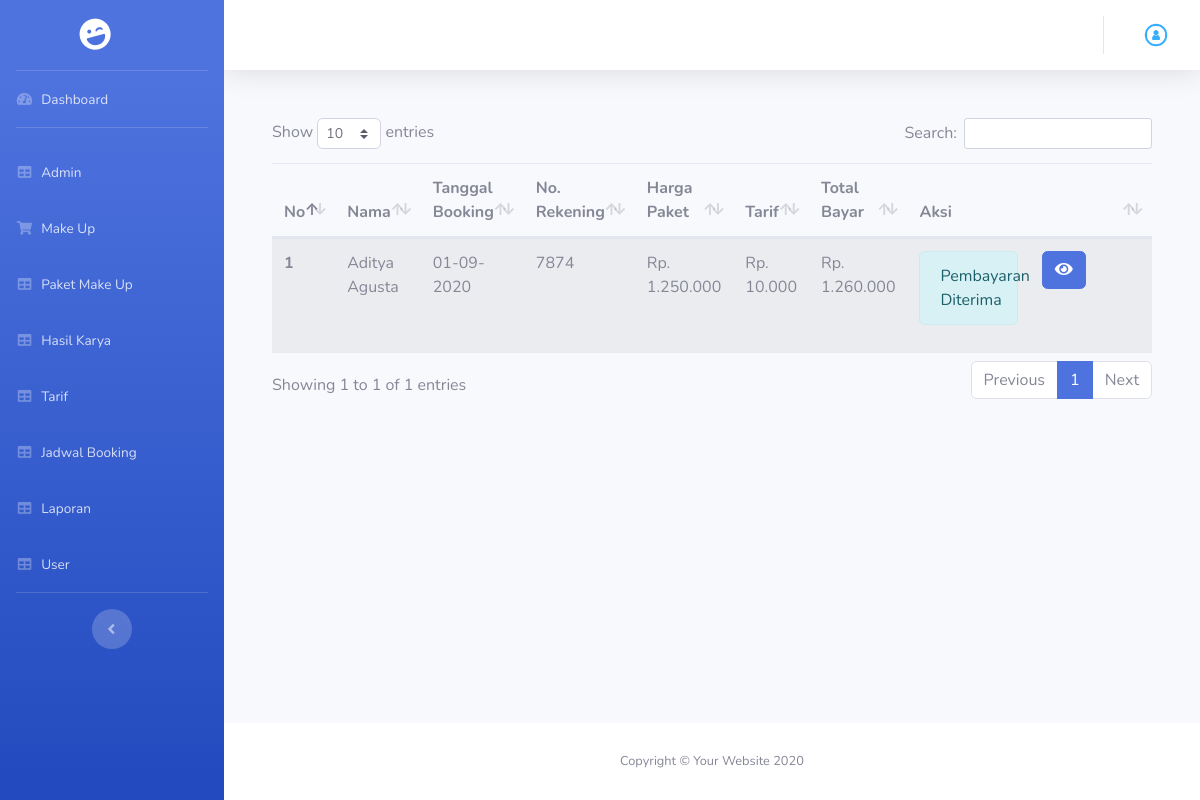
The page /index.php/admin/booking on the database as committed earlier.
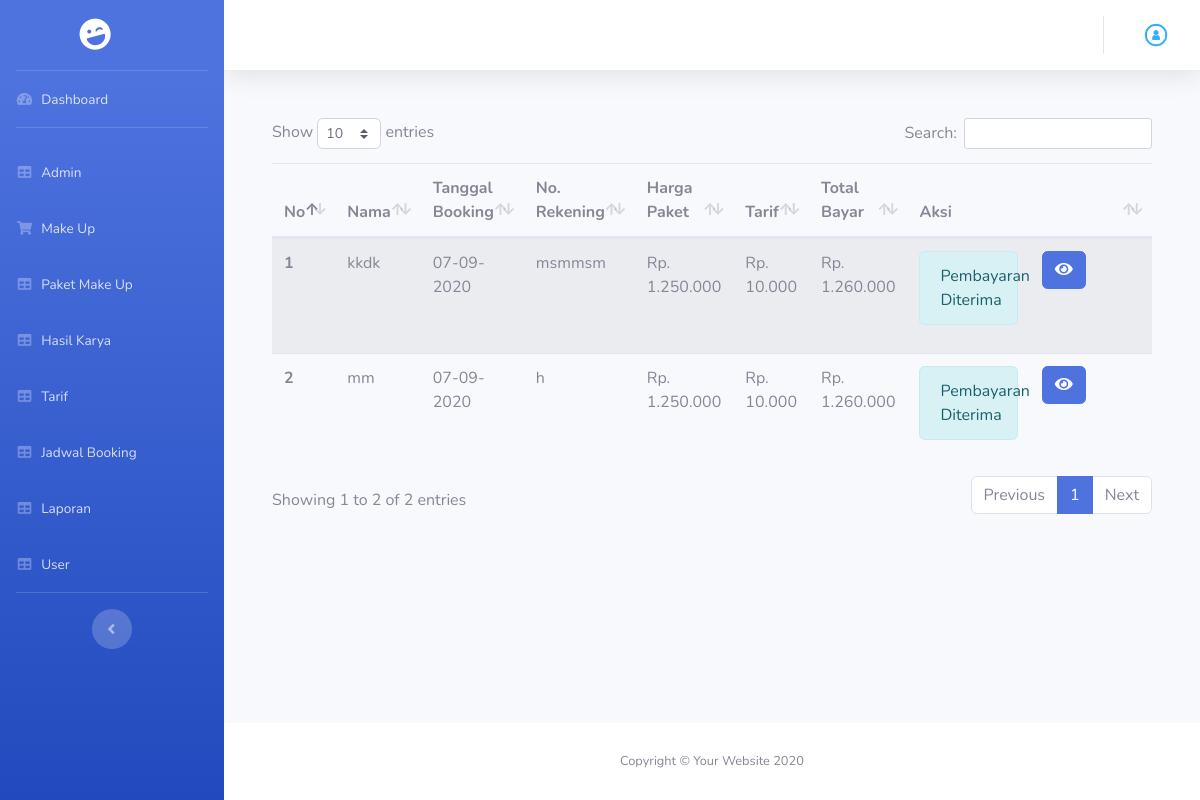
The same page on the database as committed later.
### tables this page shows
CREATE TABLE `tb_bukti_bayar` (
  `id_bukti` int(11) NOT NULL AUTO_INCREMENT,
  `id_booking` int(11) NOT NULL,
  `nama` varchar(50) NOT NULL,
  `no_rekening` varchar(25) NOT NULL,
  `bank` varchar(20) NOT NULL,
  `status_bukti` enum('Pembayaran Diterima','Pembayaran Ditolak','Menunggu Konfirmasi') DEFAULT 'Menunggu Konfirmasi',
  `bukti_foto` text NOT NULL,
  PRIMARY KEY (`id_bukti`)
);

CREATE TABLE `tb_booking` (
  `id_booking` int(11) NOT NULL AUTO_INCREMENT,
  `id_pengguna` int(11) NOT NULL,
  `id_paket` int(11) NOT NULL,
  `tgl_booking` datetime NOT NULL,
  `tgl_makeup` datetime NOT NULL,
  `nama_booking` varchar(50) NOT NULL,
  `alamat_booking` text NOT NULL,
  `id_kota` int(11) NOT NULL,
  `status` enum('Belum Bayar DP','Sudah Bayar DP','Sudah Lunas','Dibatalkan','Menunggu Konfirmasi') NOT NULL DEFAULT 'Belum Bayar DP',
  `keterangan` text NOT NULL,
  `total_bayar` int(11) NOT NULL,
  `dp` int(11) NOT NULL,
  `sudah_bayar` int(11) NOT NULL DEFAULT '0',
  PRIMARY KEY (`id_booking`)
);

CREATE TABLE `tb_paket_makeup` (
  `id_paket` int(11) NOT NULL AUTO_INCREMENT,
  `id_makeup` int(11) NOT NULL,
  `nm_paket` varchar(100) NOT NULL,
  `harga_paket` int(11) NOT NULL,
  `deskripsi` text,
  `batas_booking_per_hari` int(11) NOT NULL,
  `biaya_dp` int(11) NOT NULL,
  `foto` text NOT NULL,
  `jumlah_orang` int(11) NOT NULL DEFAULT '1',
  PRIMARY KEY (`id_paket`)
);

CREATE TABLE `tb_kota` (
  `id_kota` int(11) NOT NULL AUTO_INCREMENT,
  `nm_kota` varchar(100) NOT NULL,
  `tarif` int(11) NOT NULL,
  PRIMARY KEY (`id_kota`)
);

### application/core/MY_Controller.php (called while the page is built, shortened)
<?php
class MY_Controller extends CI_Controller
{
	public function view_backend($view, $data = null)
	{
		$this->load->view('admin/templateBackend/header');
		$this->load->view('admin/templateBackend/sidebar');
		$this->load->view($view, $data);
		$this->load->view('admin/templateBackend/footer');
	}
}

### application/controllers/admin/Booking.php (called while the page is built, shortened)
<?php
class Booking extends MY_Controller
{
	public function index()
	{
		$data['booking'] = $this->buktiModel->getAll();
		$this->view_backend('admin/booking/booking', $data);
	}
}

### index.php (called while the page is built, shortened)
<?php
require_once BASEPATH.'core/CodeIgniter.php';

### application/models/Frontend/Bukti_Model.php (called while the page is built, shortened)
<?php defined('BASEPATH') or exit('No direct script access allowed');
class Bukti_Model extends CI_Model
{
	public function getAll()
	{
		return $this->db->query("Select
		*
	From
		tb_bukti_bayar Join
		tb_booking On tb_bukti_bayar.id_booking =
				tb_booking.id_booking Join
		tb_paket_makeup On tb_booking.id_paket =
				tb_paket_makeup.id_paket Join
		tb_kota On tb_booking.id_kota = tb_kota.id_kota")->result();
	}
}

### application/views/admin/booking/booking.php (the view, shortened to what this page needs)
<div class="mt-5 mr-5 ml-5">
	<table class="table table-striped" id="dataTable">
		<thead>
			<tr>
				<th scope="col">No</th>
				<th scope="col">Nama</th>
				<th scope="col">Tanggal Booking</th>
				<th scope="col">No. Rekening</th>
				<th scope="col">Harga Paket</th>
				<th scope="col">Tarif</th>
				<th scope="col">Total Bayar</th>
				<th scope="col">Aksi</th>
			</tr>
		</thead>
		<tbody>
			<?php
			foreach ($booking as $no => $bk) :
			?>
				<tr>
					<?php $total = $bk->harga_paket + $bk->tarif; ?>
					<th scope="row"><?php echo $no + 1; ?></th>
					<td><?php echo $bk->nama ?></td>
					<td><?php echo date('d-m-Y', strtotime($bk->tgl_booking)) ?></td>
					<td><?php echo $bk->no_rekening ?></td>
					<td>Rp. <?php echo number_format($bk->harga_paket, '0', ',', '.') ?></td>
					<td>Rp. <?php echo number_format($bk->tarif, '0', ',', '.') ?></td>
					<td>Rp. <?php echo number_format($total, '0', ',', '.')  ?></td>
					<td style="width: 30%;">
						<div class="row">
							<div class="col-md-6">
								<?php
								if ($bk->status_bukti == "Menunggu Konfirmasi") {
								?>
									<div class="alert alert-warning text-center" role="alert">
										Menunggu Konfirmasi
									</div>
								<?php } elseif ($bk->status_bukti == "Pembayaran Diterima") { ?>
									<div class="alert alert-info text-center" role="alert">
										Pembayaran Diterima
									</div>
								<?php } else { ?>
									<div class="alert alert-danger text-center" role="alert">
										Pembayaran Ditolak
									</div>
								<?php } ?>
							</div>
							<div class="col-md-6">
								<button type="button" class="btn btn-primary" data-toggle="modal" data-target="#detail<?php echo $bk->id_bukti ?>"><i class="fas fa-eye"></i></button>
							</div>
						</div>
					</td>
				</tr>
			<?php endforeach; ?>
		</tbody>
	</table>
</div>

Rows that differ between the two databases and show on the page:
no longer on this page (row unchanged): tb_bukti_bayar: nama "Aditya Agusta", id_booking.tgl_booking "01-09-2020", no_rekening "7874", tb_paket_makeup.harga_paket "1.250.000", tb_kota.tarif "10.000", tb_paket_makeup.harga_paket "1.260.000", shows "Pembayaran Diterima"
added tb_bukti_bayar: nama "kkdk", id_booking.tgl_booking "07-09-2020", no_rekening "msmmsm", tb_paket_makeup.harga_paket "1.250.000", tb_kota.tarif "10.000", tb_paket_makeup.harga_paket "1.260.000", shows "Pembayaran Diterima"
added tb_bukti_bayar: nama "mm", id_booking.tgl_booking "07-09-2020", no_rekening "h", tb_paket_makeup.harga_paket "1.250.000", tb_kota.tarif "10.000", tb_paket_makeup.harga_paket "1.260.000", shows "Pembayaran Diterima"
Other text that changed with them:
text written by a page script: "Show entries Search: Showing 1 to 1 of 1 entries Previous 1 Next" → "Show entries Search: Showing 1 to 2 of 2 entries Previous 1 Next"
